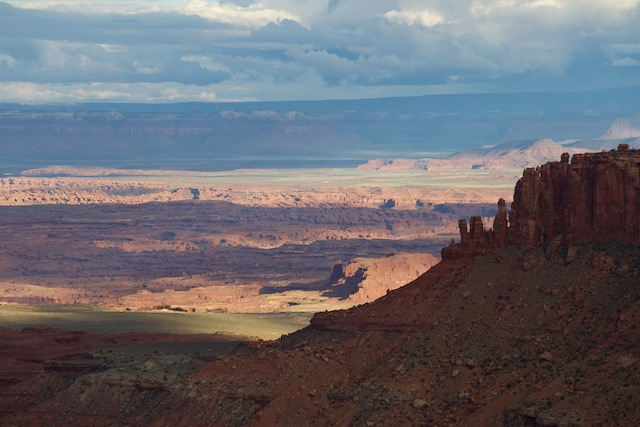
#> input picture Activity2/SampleImages/canyonlands.jpg, 640 x 427 px
$ python Script8.py
#> lines starting #> are read from the running program, lines starting #| are printed output that depends on the picture
import cv2
im1 = cv2.imread('SampleImages/canyonlands.jpg')
#> im1 is the input picture: shape (427, 640, 3); mean B, G, R 111.6, 105.2, 106.6
grayIm1 = cv2.cvtColor(im1, cv2.COLOR_BGR2GRAY)
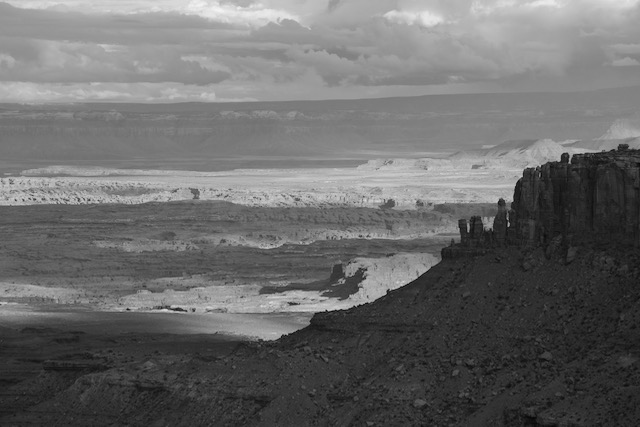
#> grayIm1: shape (427, 640); min 5, max 244, mean 106.3
newGray = cv2.equalizeHist(grayIm1)
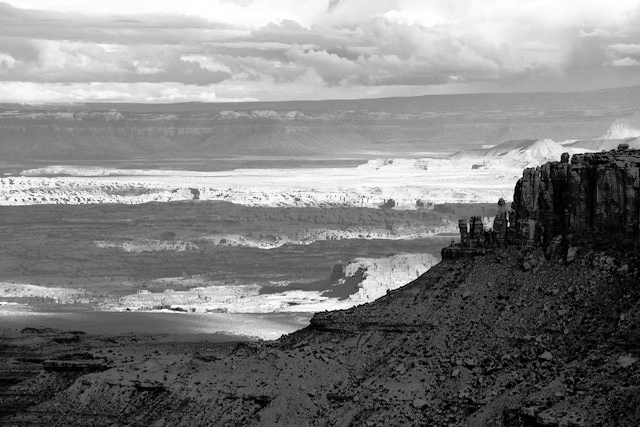
#> newGray: shape (427, 640); min 0, max 255, mean 128.5
cv2.imshow('Original', grayIm1)
cv2.imshow('Equalized', newGray)
cv2.waitKey(0)
cv2.destroyAllWindows()

$ run again, with Activity2/SampleImages/landscape1.jpg copied over Activity2/SampleImages/canyonlands.jpg
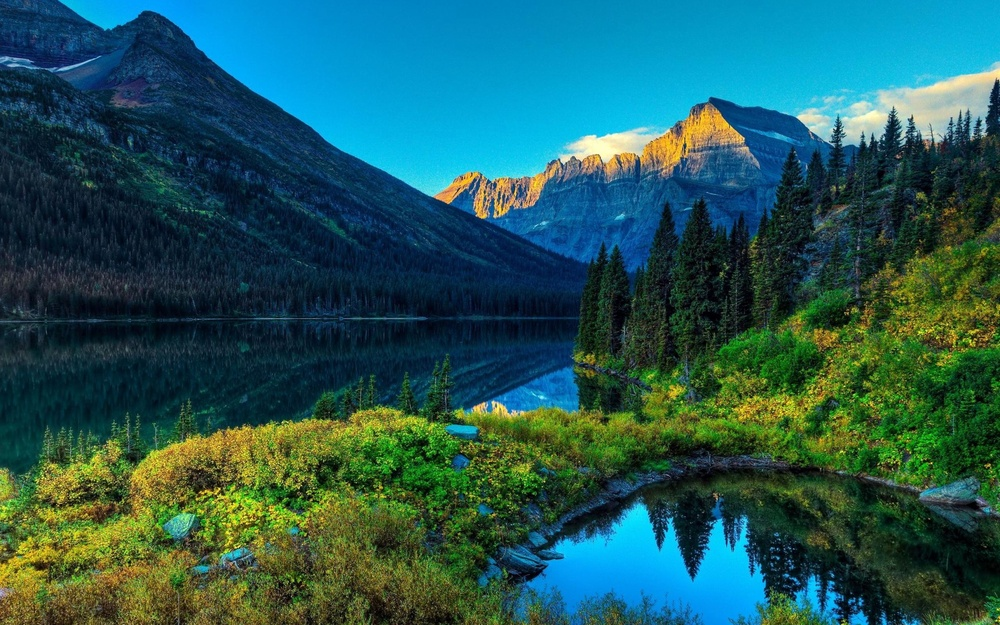
#> input picture Activity2/SampleImages/landscape1.jpg, 1000 x 625 px, shrunk from 2560 x 1600 before the run
#> im1 is the input picture: shape (625, 1000, 3); mean B, G, R 87.6, 88.5, 35.6
#> `grayIm1 = cv2.cvtColor(im1, cv2.COLOR_BGR2GRAY)`:
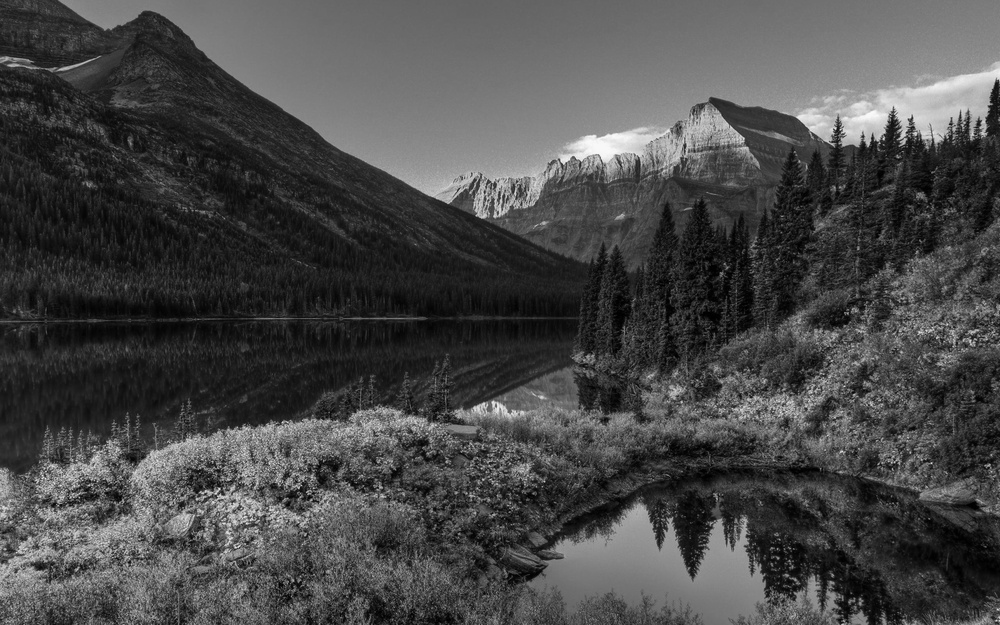
#> grayIm1: shape (625, 1000); min 0, max 250, mean 72.5
#> `newGray = cv2.equalizeHist(grayIm1)`:
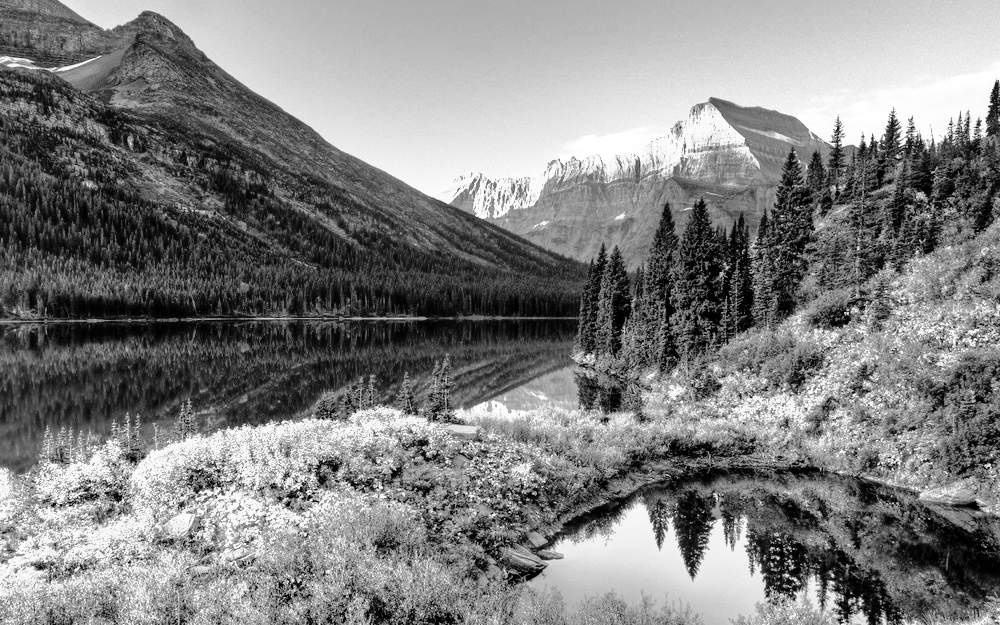
#> newGray: shape (625, 1000); min 0, max 255, mean 128.5

$ run again, with Activity2/SampleImages/mightyMidway.jpg copied over Activity2/SampleImages/canyonlands.jpg
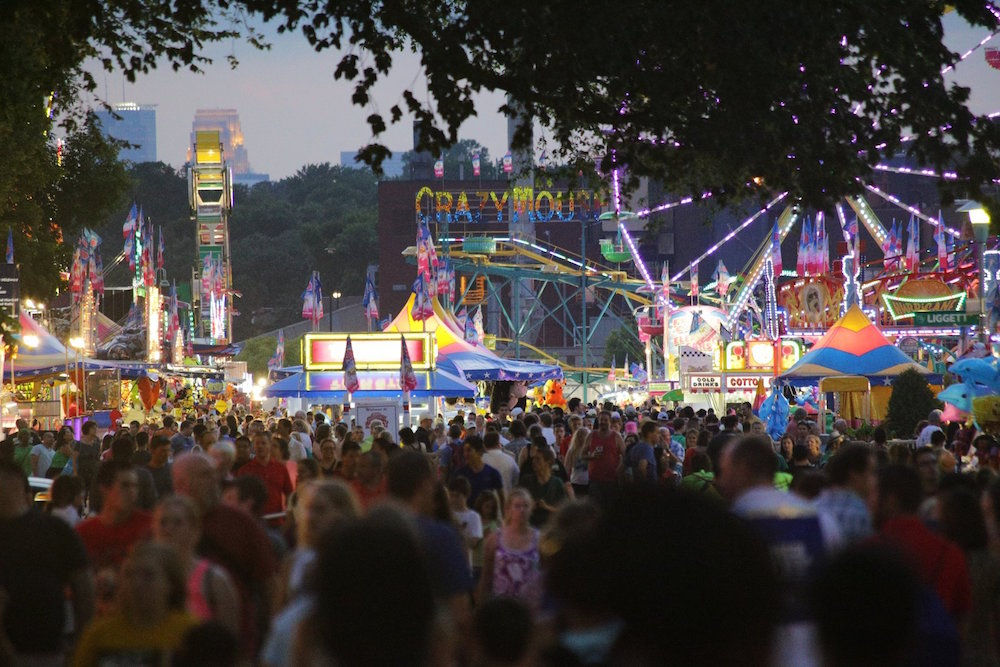
#> input picture Activity2/SampleImages/mightyMidway.jpg, 1000 x 667 px
#> im1 is the input picture: shape (667, 1000, 3); mean B, G, R 66.6, 67.6, 74.2
#> `grayIm1 = cv2.cvtColor(im1, cv2.COLOR_BGR2GRAY)`:
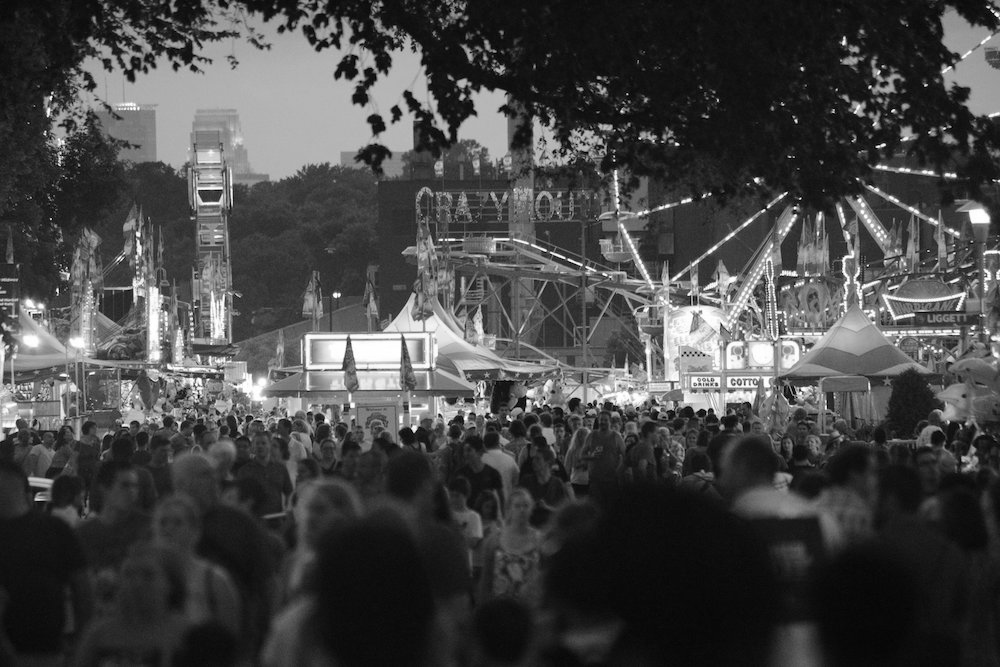
#> grayIm1: shape (667, 1000); min 0, max 255, mean 69.5
#> `newGray = cv2.equalizeHist(grayIm1)`:
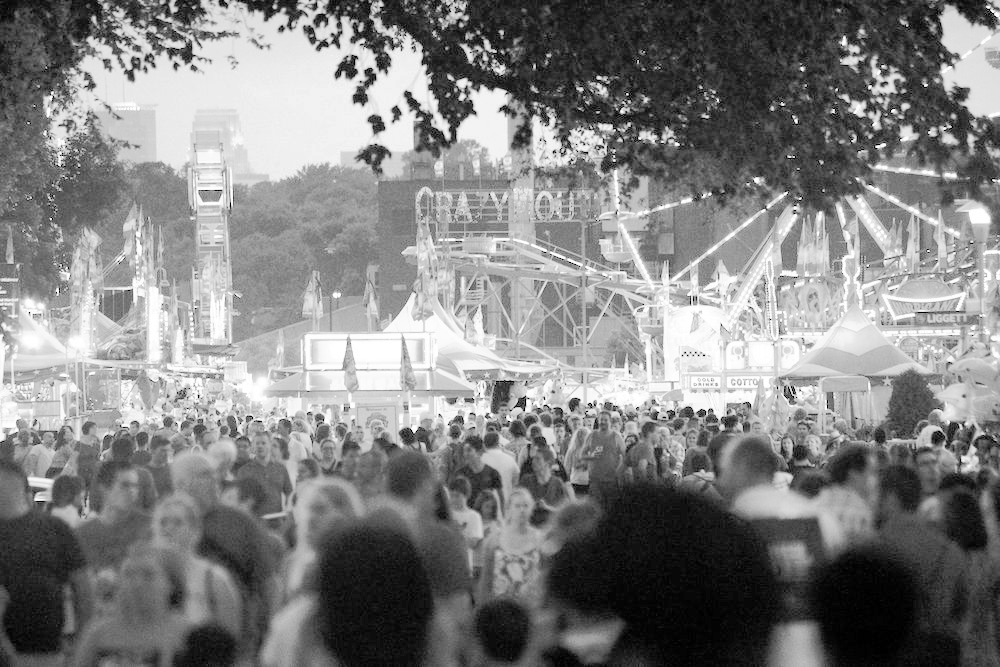
#> newGray: shape (667, 1000); min 0, max 255, mean 128.7
